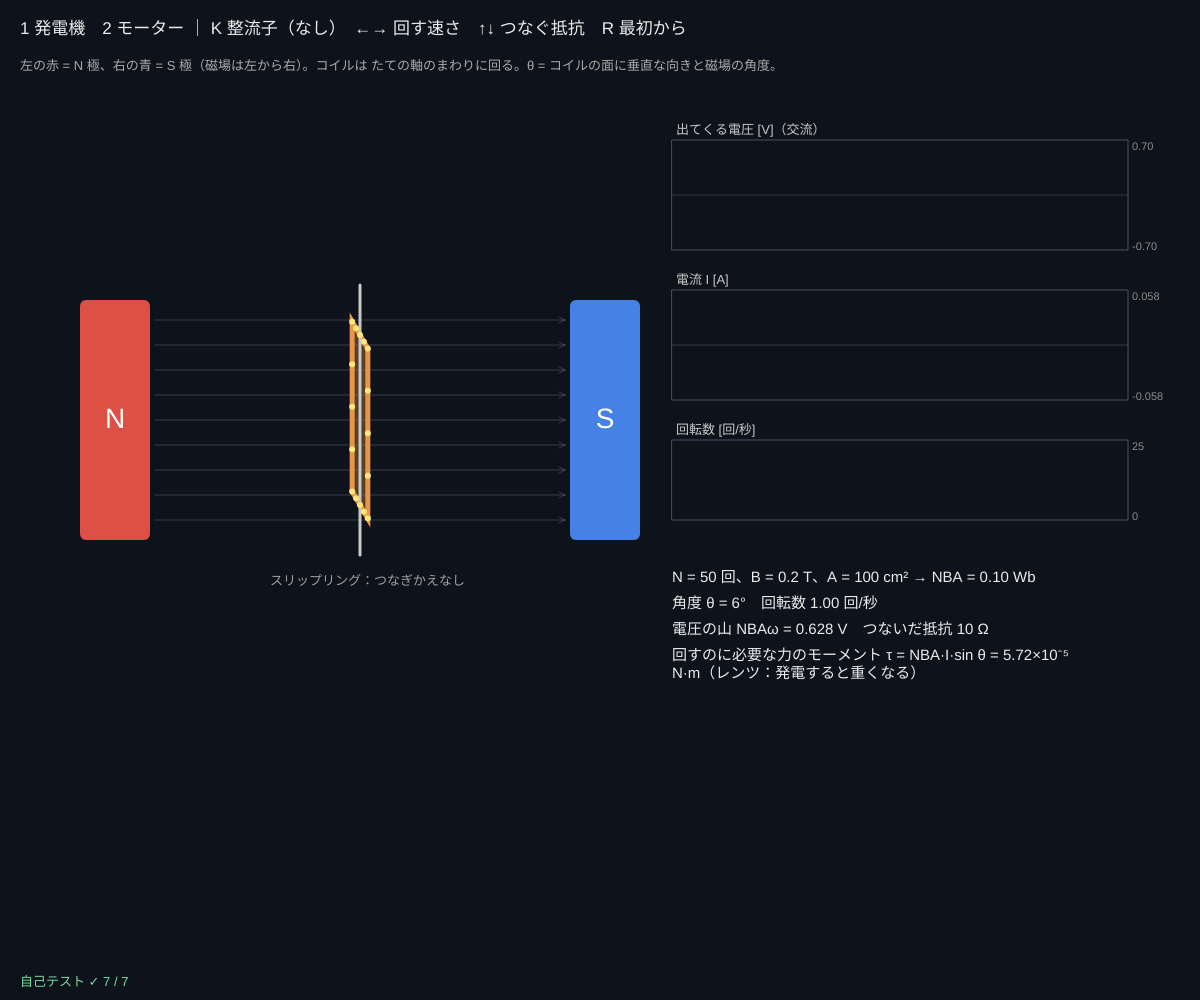
Frame 1 (no input)
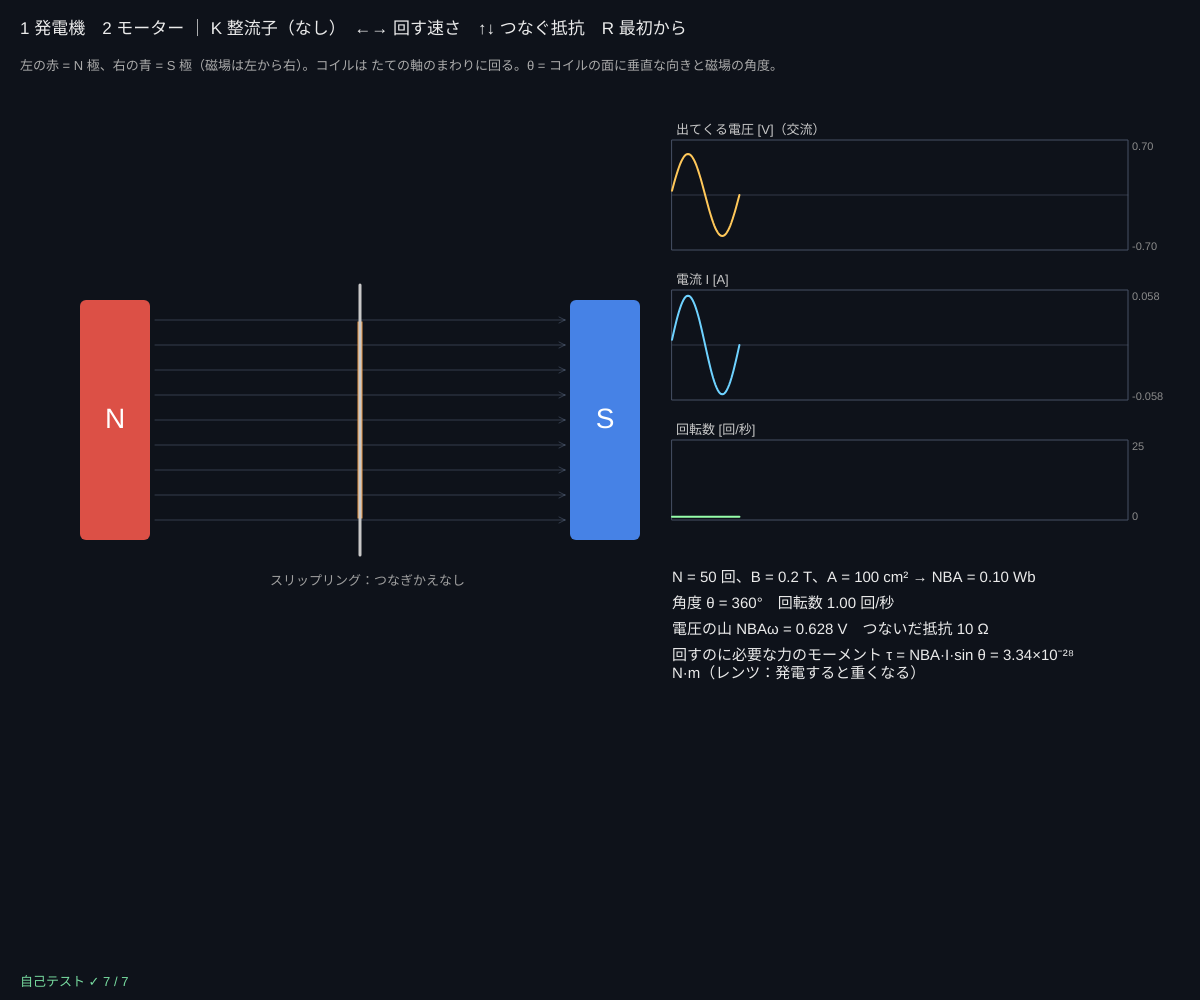
Frame 60 (no input)
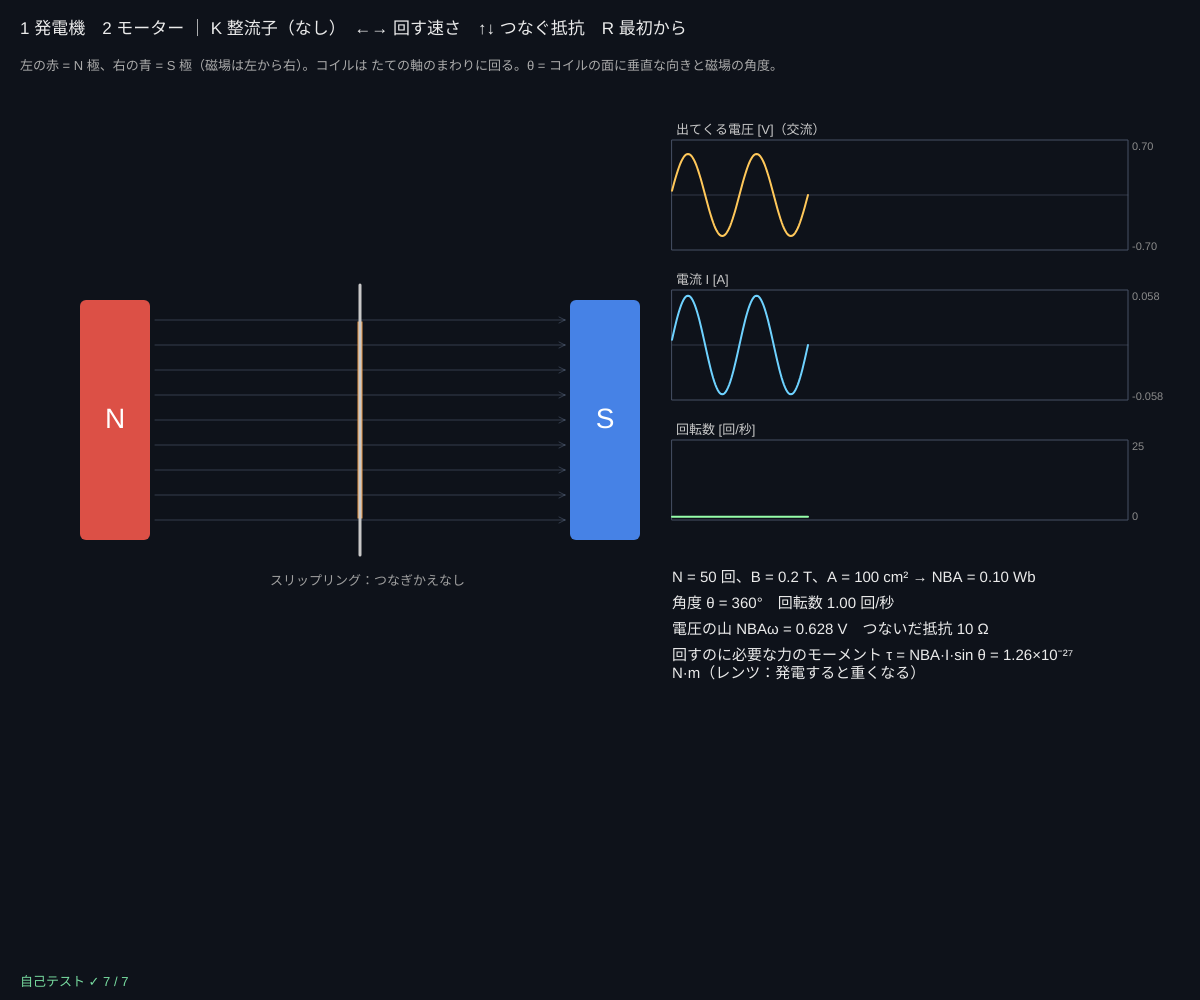
Frame 120 (the mouse pressed at the canvas centre since frame 60)

The p5.js sketch that drew these frames (run headless with seeded random() and noise() and a simulated clock; from frame 60 on, the mouse is pressed at the canvas centre):

// p5.js sketch
// ── sketch.js
// ============================================
// 10 モーターと発電機 ─ 磁場の中で回るコイル
// コイルを通る磁束 Φ = NBA cos θ。回すと起電力 V = −dΦ/dt = NBAω sin θ（交流）→ 発電機
// 逆に電流を流すと力のモーメント τ = NBA·I·sin θ で回る → モーター。整流子は半回転ごとに電流の向きを切りかえる
// 1 = 発電機 / 2 = モーター / K = 整流子 あり・なし / ←→ = 回す速さ（2 は電池の電圧）/ ↑↓ = つなぐ抵抗 / R = 最初から
// ============================================

const NT = 50, BF = 0.2, AREA = 0.01;  // ★ 巻き数、磁束密度 [T]、コイルの面積 [m²]（10 cm × 10 cm）
const NBA = NT * BF * AREA;            // = 0.1 Wb
const R_COIL = 2;                      // コイルの抵抗 [Ω]
const J_ROT = 2e-4;                    // ★ 回る部分の慣性モーメント [kg·m²]
const FRICTION = 2e-5;                 // ★ 軸のまさつ [N·m·s]
let runMode = 1, commutator = false, omegaGen = 2 * Math.PI * 1, Vbat = 6, Rload = 10, th = 0, om = 0;
let hist = { v: [], i: [], w: [] }, eIn = 0, eHeat = 0;

function setup() {
  createCanvas(windowWidth, windowHeight);
  selfTest();
}

function draw() {
  background(14, 18, 26);
  let dt = Math.min(deltaTime, 50) / 1000, n = 40, h = dt / n, emfOut = 0, I = 0, tau = 0;
  for (let k = 0; k < n; k++) {
    if (runMode === 1) { th += omegaGen * h; om = omegaGen; let g = genState(th, om, commutator, Rload); emfOut = g.vout; I = g.I; tau = g.tau; }
    else { let s = motorStep({ th, om }, h, Vbat, commutator); th = s.th; om = s.om; let m = motorState(th, om, Vbat, commutator); I = m.I; tau = m.tau; emfOut = m.vapp; eIn += m.vapp * m.I * h; eHeat += m.I * m.I * R_COIL * h; }
  }
  th = ((th % (2 * Math.PI)) + 2 * Math.PI) % (2 * Math.PI);
  pushCap(hist.v, runMode === 1 ? emfOut : NBA * om * Math.sin(th), 400); pushCap(hist.i, I, 400); pushCap(hist.w, om / (2 * Math.PI), 400);
  drawMachine(width * 0.3, height * 0.42, I);
  // ---- グラフ
  let gx = width * 0.56, gw = width * 0.38;
  let vmax = runMode === 1 ? NBA * omegaGen * 1.1 + 0.01 : Vbat * 1.2, imax = runMode === 1 ? vmax / (R_COIL + Rload) : Vbat / R_COIL * 1.1;
  let g1 = { x: gx, y: 140, w: gw, h: 110 }, g2 = { x: gx, y: 290, w: gw, h: 110 }, g3 = { x: gx, y: 440, w: gw, h: 80 };
  plotFrame(g1, runMode === 1 ? '出てくる電圧 [V]' + (commutator ? '（整流子：向きをそろえる）' : '（交流）') : '逆起電力 NBAω sin θ [V]', -vmax, vmax);
  stroke(255, 200, 90); strokeWeight(2); plotTrace(g1, hist.v, -vmax, vmax, 400);
  plotFrame(g2, '電流 I [A]', -imax, imax); stroke(110, 210, 255); strokeWeight(2); plotTrace(g2, hist.i, -imax, imax, 400);
  plotFrame(g3, '回転数 [回/秒]', 0, 25); stroke(150, 255, 170); strokeWeight(2); plotTrace(g3, hist.w, 0, 25, 400);
  // ---- 数字
  let y = 570; noStroke(); fill(235); textSize(15);
  let L = ['N = ' + NT + ' 回、B = ' + BF + ' T、A = ' + AREA * 1e4 + ' cm² → NBA = ' + NBA.toFixed(2) + ' Wb', '角度 θ = ' + Math.round(degreesOf(th)) + '°　回転数 ' + (om / (2 * Math.PI)).toFixed(2) + ' 回/秒'];
  if (runMode === 1) L.push('電圧の山 NBAω = ' + (NBA * omegaGen).toFixed(3) + ' V　つないだ抵抗 ' + Rload + ' Ω', '回すのに必要な力のモーメント τ = NBA·I·sin θ = ' + sci(tau) + ' N·m（レンツ：発電すると重くなる）');
  else L.push('電池 ' + Vbat + ' V　電流 ' + I.toFixed(3) + ' A　τ = ' + sci(tau) + ' N·m', '電池のエネルギー ' + eIn.toFixed(2) + ' J → 熱 ' + eHeat.toFixed(2) + ' J ＋ 回転（と まさつ）');
  for (let s of L) { text(s, gx, y, width - gx - 10); y += 26; }
  fill(235); textSize(17);
  text('1 発電機　2 モーター ｜ K 整流子（' + (commutator ? 'あり' : 'なし') + '）　←→ ' + (runMode === 1 ? '回す速さ' : '電池の電圧') + (runMode === 1 ? '　↑↓ つなぐ抵抗' : '') + '　R 最初から', 20, 34);
  fill(170); textSize(13);
  text('左の赤 = N 極、右の青 = S 極（磁場は左から右）。コイルは たての軸のまわりに回る。θ = コイルの面に垂直な向きと磁場の角度。' + (runMode === 2 && !commutator ? '整流子なし：半回転ごとに力が逆向きになり、θ = 180° で止まってしまう' : ''), 20, 60, width - 40);
  drawSelfTest(20, height - 14);
}
function degreesOf(a) { return (a * 180) / Math.PI; }

function drawMachine(x, y, I) {
  let W = 150, H = 170;
  noStroke(); fill(220, 80, 70); rect(x - 280, y - 120, 70, 240, 6); fill(70, 130, 230); rect(x + 210, y - 120, 70, 240, 6);
  fill(255); textSize(28); textAlign(CENTER, CENTER); text('N', x - 245, y); text('S', x + 245, y); textAlign(LEFT, BASELINE);
  stroke(120, 140, 170, 90); strokeWeight(1); for (let yy = y - 100; yy <= y + 100; yy += 25) arrowTo(x - 205, yy, x + 205, yy, 6);
  // コイルの 4 つの角（面の法線 n = (cos θ, 0, sin θ)、面の中の横の向き t = (−sin θ, 0, cos θ)）
  let tx = -Math.sin(th), tz = Math.cos(th), P = (s, v) => [x + s * (W / 2) * tx, y + v * (H / 2) - s * (W / 2) * tz * 0.18];
  let a = P(-1, -1), b = P(1, -1), c = P(1, 1), d = P(-1, 1), lit = Math.abs(Math.cos(th));
  noStroke(); fill(200, 130, 60, 40 + 60 * lit); quad(a[0], a[1], b[0], b[1], c[0], c[1], d[0], d[1]);
  stroke(230, 150, 70); strokeWeight(5); noFill(); quad(a[0], a[1], b[0], b[1], c[0], c[1], d[0], d[1]);
  stroke(200); strokeWeight(3); line(x, y - H / 2 - 50, x, y + H / 2 + 50);
  // 電流の点（向き = I の符号）
  let ph = (frameCount * 0.12 * Math.sign(I) * Math.min(1, Math.abs(I) * 3)) % 1, path = [a, b, c, d, a];
  noStroke(); fill(255, 230, 120);
  if (Math.abs(I) > 1e-3) for (let s = 0; s < 4; s++) for (let k = 0; k < 4; k++) { let u = (((k + ph) / 4) % 1 + 1) % 1, p0 = path[s], p1 = path[s + 1]; circle(p0[0] + (p1[0] - p0[0]) * u, p0[1] + (p1[1] - p0[1]) * u, 6); }
  // 整流子・ブラシ
  noStroke(); fill(commutator ? color(240, 200, 120) : color(160)); textSize(13);
  text(commutator ? '整流子：半回転ごとに つなぎかえ' : 'スリップリング：つなぎかえなし', x - 90, y + H / 2 + 80);
}

function keyPressed() {
  if (key === '1' || key === '2') { runMode = +key; om = 0; th = runMode === 2 ? 0.3 : 0; hist = { v: [], i: [], w: [] }; eIn = 0; eHeat = 0; }
  if (key === 'k' || key === 'K') commutator = !commutator;
  let d = key === RIGHT_ARROW ? 1 : key === LEFT_ARROW ? -1 : 0;
  if (d && runMode === 1) omegaGen = clampv(omegaGen + d * Math.PI, 0, 2 * Math.PI * 6);
  if (d && runMode === 2) Vbat = clampv(Vbat + d, 0, 12);
  if (key === UP_ARROW) Rload = Math.min(100, Rload * 2);
  if (key === DOWN_ARROW) Rload = Math.max(1.25, Rload / 2);
  if (key === 'r' || key === 'R') { commutator = false; omegaGen = 2 * Math.PI; Vbat = 6; Rload = 10; th = 0.3; om = 0; eIn = 0; eHeat = 0; }
  return false;
}

// ---- 自己テスト
function selfTest() {
  selfTestResults = [];
  let w = 2 * Math.PI * 3, ok = true, mx = 0;
  for (let k = 0; k < 360; k++) {
    let t = k / (360 * 3), d = 1e-7, phi = (tt) => NBA * Math.cos(w * tt);
    let num = -(phi(t + d) - phi(t - d)) / (2 * d), ex = NBA * w * Math.sin(w * t);
    if (Math.abs(num - ex) > 1e-6 * NBA * w) ok = false; mx = Math.max(mx, num);
  }
  check('発電機：−dΦ/dt（数値の微分）= NBAω sin θ', ok);
  check('電圧の山 = NBAω', nearRel(mx, NBA * w, 1e-4));
  let P = 0, Tq = 0, n = 10000, Rl = 10;
  for (let k = 0; k < n; k++) { let g = genState((2 * Math.PI * (k + 0.5)) / n, w, false, Rl); P += (g.vout * g.vout) / Rl / n; Tq += g.tau / n; }
  let Ptot = ((NBA * w) ** 2) / (2 * (R_COIL + Rl));
  check('平均の電力（抵抗で使う）= (NBAω)²R/(2(r + R)²)（0.1% 以内）', nearRel(P, Ptot * Rl / (R_COIL + Rl), 0.001));
  check('回すのに必要な仕事 τω = 発電した全電力（レンツの法則）', nearRel(Tq * w, Ptot, 0.001));
  let avg = 0; for (let k = 0; k < n; k++) avg += (NBA * Math.sin((2 * Math.PI * (k + 0.5)) / n) * 6) / R_COIL / n;
  check('整流子なしでは電池からの力のモーメントは 1 周の平均で 0', Math.abs(avg) < 1e-12);
  let s = { th: 0.3, om: 0 }, Ein = 0, Eh = 0, Ef = 0, hh = 1e-4;
  for (let k = 0; k < 40000; k++) { let m = motorState(s.th, s.om, 6, true); Ein += m.vapp * m.I * hh; Eh += m.I * m.I * R_COIL * hh; Ef += FRICTION * s.om * s.om * hh; s = motorStep(s, hh, 6, true); }
  let KE = 0.5 * J_ROT * s.om * s.om;
  check('エネルギー保存：電池 = 熱 + 回転の運動エネルギー + まさつ（0.5% 以内）', nearRel(Ein, Eh + KE + Ef, 0.005));
  check('整流子つきモーター：まさつが小さいと ω → 4V/(π·NBA)（逆起電力の平均 = 電池の 8/π²）、3% 以内', nearRel(s.om, (4 * 6) / (Math.PI * NBA), 0.03));
  reportSelfTest();
}

// ---------- やってみよう ----------
// 1. 発電機で ←→ を押して回す速さを 2 倍にすると、電圧の山は？ 周期は？
// 2. ↑↓ でつなぐ抵抗を小さくすると電流が大きくなり、回すのが重くなる（τ）。自転車の発電機と同じ
// 3. K で整流子をつけると、出てくる電圧の形はどう変わる？（直流の発電機）
// 4. モーターで整流子をなしにすると、どこで止まる？ なぜ？
// 5. モーターの回転数が上がると電流が減るのはなぜ？（逆起電力）。電圧を 2 倍にすると回転数は？


// ==================================================
// ここから下は「電磁気の道具」（中身は読まなくても OK。消さないでね）
// ==================================================
// ---- 発電機：角度 θ、角速度 ω、抵抗 Rl をつないだとき
// 起電力 e = NBAω sin θ（整流子ありなら |…|）、電流 I = e/(r + Rl)、出力電圧 vout = I·Rl、回すのに必要な τ = NBA·I·sin θ
function genState(t, w, comm, Rl) {
  let s = Math.sin(t), sw = comm ? (s >= 0 ? 1 : -1) : 1, e = NBA * w * s * sw, I = e / (R_COIL + Rl);
  return { vout: I * Rl, I, tau: NBA * I * s * sw };
}
// ---- モーター：電池 V（整流子ありなら sin θ の符号で向きを切りかえ）、I = (V − 逆起電力)/r、τ = NBA·I·sin θ
function motorState(t, w, V, comm) {
  let s = Math.sin(t), sw = comm ? (s >= 0 ? 1 : -1) : 1, vapp = V * sw, I = (vapp - NBA * w * s) / R_COIL;
  return { vapp, I, tau: NBA * I * s };
}
// ---- RK4 で 1 歩：dθ/dt = ω、J dω/dt = τ − まさつ·ω
function motorStep(st, h, V, comm) {
  let f = (t, w) => [w, (motorState(t, w, V, comm).tau - FRICTION * w) / J_ROT];
  let k1 = f(st.th, st.om), k2 = f(st.th + (h / 2) * k1[0], st.om + (h / 2) * k1[1]), k3 = f(st.th + (h / 2) * k2[0], st.om + (h / 2) * k2[1]), k4 = f(st.th + h * k3[0], st.om + h * k3[1]);
  return { th: st.th + (h / 6) * (k1[0] + 2 * k2[0] + 2 * k3[0] + k4[0]), om: clampv(st.om + (h / 6) * (k1[1] + 2 * k2[1] + 2 * k3[1] + k4[1]), -400, 400) };
}
// ---- 描く道具（どのスケッチも同じ）
function clampv(v, a, b) { return v < a ? a : v > b ? b : v; }
function polyline(pts) {               // 点が 2 つ以上あるときだけ折れ線を描く（[[x, y], ...]）
  if (!pts || pts.length < 2) return;
  beginShape(); for (let p of pts) vertex(p[0], p[1]); endShape();
}
function arrowTo(x1, y1, x2, y2, hs) {  // (x1, y1) → (x2, y2) の矢印。hs = 矢じりの大きさ
  let dx = x2 - x1, dy = y2 - y1, L = Math.hypot(dx, dy);
  if (!(L > 0.5)) return;
  line(x1, y1, x2, y2);
  let ux = dx / L, uy = dy / L, h = Math.min(hs || 8, L * 0.5);
  line(x2, y2, x2 - h * ux + h * 0.5 * uy, y2 - h * uy - h * 0.5 * ux);
  line(x2, y2, x2 - h * ux - h * 0.5 * uy, y2 - h * uy + h * 0.5 * ux);
}
const SUP = { '-': '⁻', '0': '⁰', '1': '¹', '2': '²', '3': '³', '4': '⁴', '5': '⁵', '6': '⁶', '7': '⁷', '8': '⁸', '9': '⁹' };
function sci(v, d) {                   // 0.000032 → "3.20×10⁻⁵"（大きい数・小さい数を読みやすく）
  if (!isFinite(v)) return '—';
  if (v === 0) return '0';
  let sig = d === undefined ? 3 : d, e = Math.floor(Math.log10(Math.abs(v)));
  if (e >= -2 && e <= 3) return v.toFixed(Math.max(0, sig - 1 - e));
  let m = v / Math.pow(10, e);
  return m.toFixed(sig - 1) + '×10' + String(e).split('').map((c) => SUP[c]).join('');
}
// グラフの枠：g = { x, y, w, h }。lo〜hi の範囲で、数字の配列 arr を左から右へ（cap 個ぶん）
function plotFrame(g, title, lo, hi) {
  noFill(); stroke(70, 80, 100); strokeWeight(1); rect(g.x, g.y, g.w, g.h);
  if (lo < 0 && hi > 0) { let y0 = g.y + g.h * (hi / (hi - lo)); stroke(70, 80, 100, 160); line(g.x, y0, g.x + g.w, y0); }
  noStroke(); fill(200); textSize(13); text(title, g.x + 4, g.y - 6);
  fill(140); textSize(11); text(sci(hi, 2), g.x + g.w + 4, g.y + 10); text(sci(lo, 2), g.x + g.w + 4, g.y + g.h);
}
function plotTrace(g, arr, lo, hi, cap) {
  if (!arr || arr.length < 2) return;
  noFill(); beginShape();
  for (let i = 0; i < arr.length; i++) vertex(g.x + (i / (cap - 1)) * g.w, g.y + g.h - clampv((arr[i] - lo) / (hi - lo), 0, 1) * g.h);
  endShape();
}
function pushCap(arr, v, cap) { arr.push(v); if (arr.length > cap) arr.shift(); }
// ---- 自己テストの道具
let selfTestResults = [];
function check(name, cond) { selfTestResults.push({ name, ok: !!cond }); }
function near(a, b, tol) { return a !== null && a !== undefined && isFinite(a) && Math.abs(a - b) <= (tol === undefined ? 1e-9 : tol); }
function nearRel(a, b, rel) { return near(a, b, Math.abs(b) * rel); }   // 相対誤差 rel 以内
function reportSelfTest() { for (let r of selfTestResults) (r.ok ? console.log : console.error)((r.ok ? '✓ ' : '✗ ') + r.name); }
function selfTestLine() { let n = selfTestResults.filter((r) => r.ok).length; return '自己テスト ' + (n === selfTestResults.length ? '✓ ' : '✗ ') + n + ' / ' + selfTestResults.length; }
function drawSelfTest(x, y) {
  noStroke(); textSize(13);
  if (selfTestResults.length > 0 && selfTestResults.every((r) => r.ok)) fill(120, 220, 160); else fill(255, 100, 90);
  text(selfTestLine(), x, y);
}
